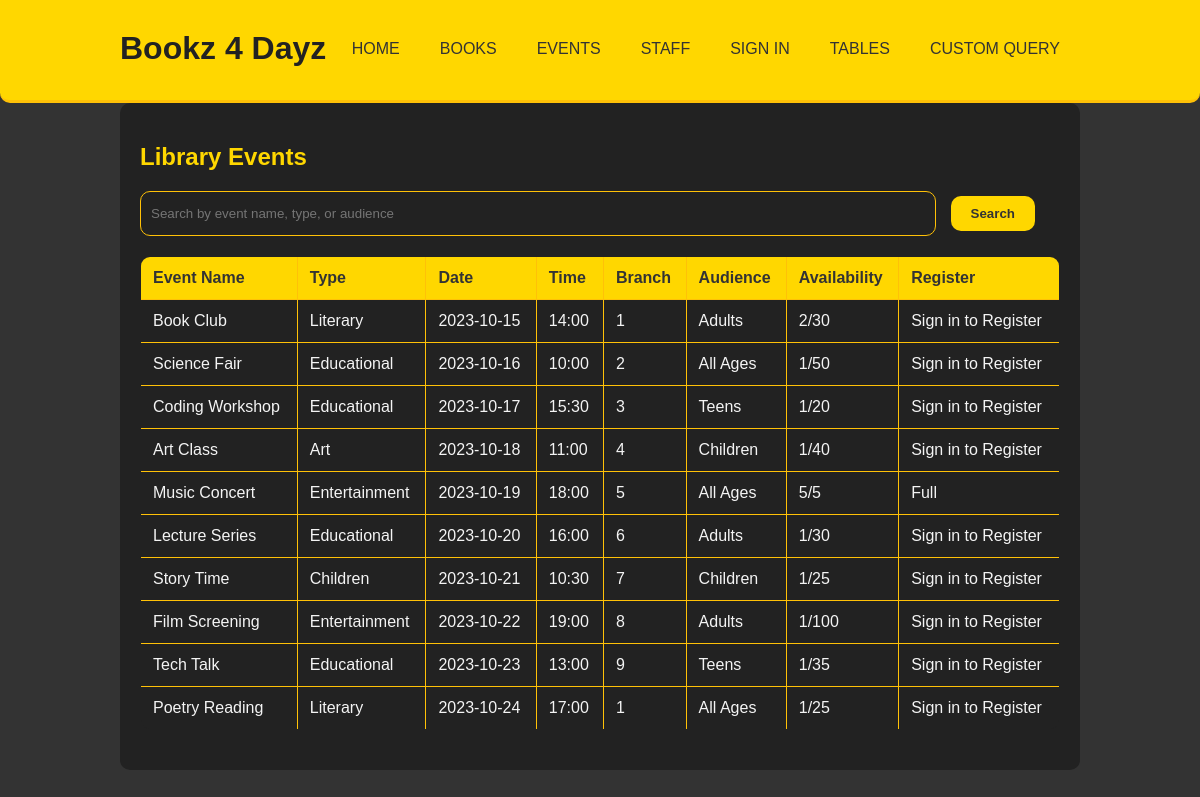
Before: /events with the older database file.
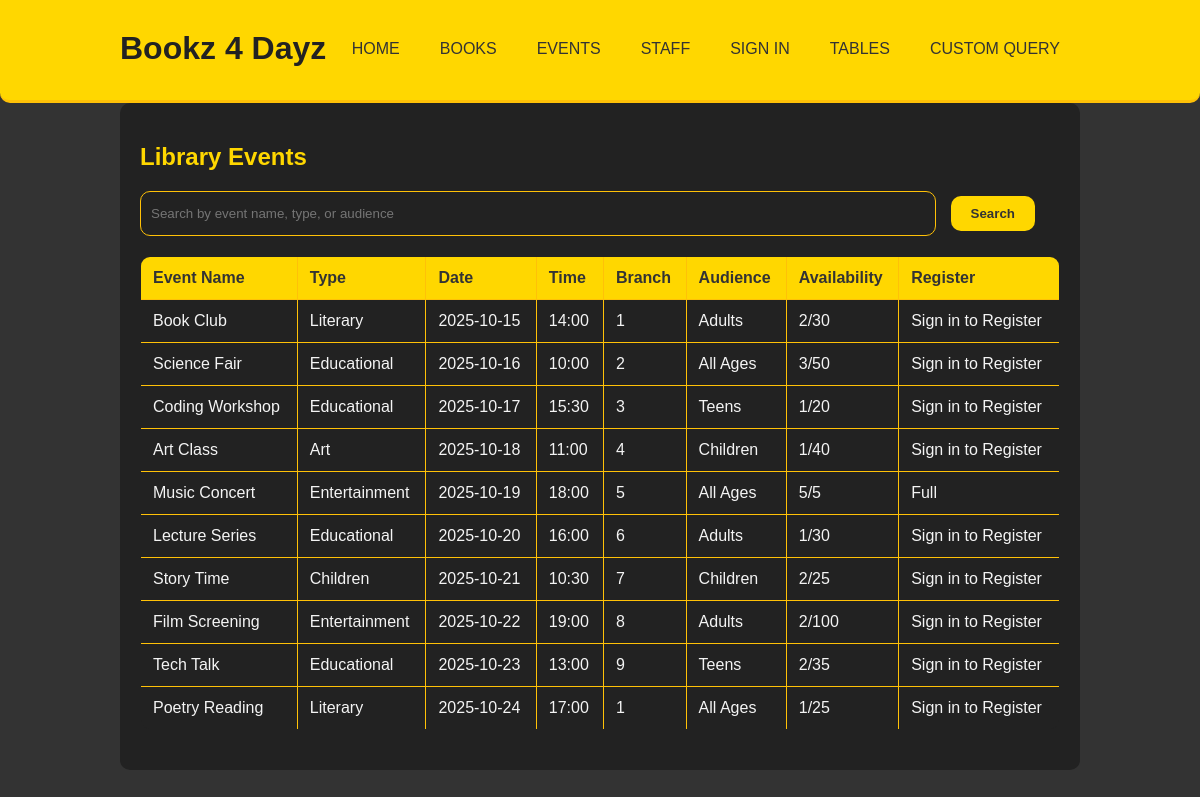
After: the same page with the newer database file.
### tables this page shows
CREATE TABLE Event (
    event_id INTEGER PRIMARY KEY,
    room_id INTEGER,
    branch_id INTEGER,
    event_name TEXT,
    event_type TEXT,
    date DATE,
    time TIME,
    recommended_audience TEXT,
    FOREIGN KEY (room_id) REFERENCES Room(room_id),
    FOREIGN KEY (branch_id) REFERENCES Branch(branch_id)
);

CREATE TABLE Room (
    room_id INTEGER PRIMARY KEY,
    branch_id INTEGER,
    location TEXT,
    capacity INTEGER CHECK (capacity > 0),
    FOREIGN KEY (branch_id) REFERENCES Branch(branch_id)
);

### app/routes.py (the view, shortened to what this page needs)
@app.route('/events', methods=['GET', 'POST'])
def events():
    search_query = request.args.get('search', '')
    conn = get_db_connection()
    if search_query:
        events = conn.execute('''
            SELECT Event.*, Room.capacity,
                   (SELECT COUNT(*) FROM Registered WHERE Registered.event_id = Event.event_id) as registered_count
            FROM Event
            JOIN Room ON Event.room_id = Room.room_id
            WHERE event_name LIKE ? OR event_type LIKE ? OR recommended_audience LIKE ?
        ''', (f'%{search_query}%', f'%{search_query}%', f'%{search_query}%')).fetchall()
    else:
        events = conn.execute('''
            SELECT Event.*, Room.capacity,
                   (SELECT COUNT(*) FROM Registered WHERE Registered.event_id = Event.event_id) as registered_count
            FROM Event
            JOIN Room ON Event.room_id = Room.room_id
        ''').fetchall()
    customers = conn.execute('SELECT * FROM Customer').fetchall()
    registered_events = []
    if 'user_id' in session:
        registered_events = conn.execute('''
            SELECT event_id FROM Registered WHERE cust_id = ?
        ''', (session['user_id'],)).fetchall()
        registered_events = [event['event_id'] for event in registered_events]
    conn.close()
    return render_template('events.html', title='Library Events', events=events,
                          search_query=search_query, customers=customers,
                          registered_events=registered_events)

### app/routes.py (called while the page is built)
def get_db_connection():
    conn = sqlite3.connect(DATABASE)
    conn.row_factory = sqlite3.Row
    print(f"Connected to database at {DATABASE}")
    return conn

### app/templates/events.html
{% extends "base.html" %}
{% block content %}
<h2>Library Events</h2>
<form action="{{ url_for('events') }}" method="get" style="margin-bottom: 20px;">
    <div class="form-group" style="display: flex; gap: 10px;">
        <input type="text" name="search" value="{{ search_query }}" class="form-control" placeholder="Search by event name, type, or audience" style="flex: 1;">
        <button type="submit" class="btn" style="width: auto;">Search</button>
    </div>
</form>
{% if events %}
<table>
    <thead>
        <tr>
            <th>Event Name</th>
            <th>Type</th>
            <th>Date</th>
            <th>Time</th>
            <th>Branch</th>
            <th>Audience</th>
            <th>Availability</th>
            <th>Register</th>
        </tr>
    </thead>
    <tbody>
        {% for event in events %}
        <tr>
            <td>{{ event['event_name'] }}</td>
            <td>{{ event['event_type'] }}</td>
            <td>{{ event['date'] }}</td>
            <td>{{ event['time'] }}</td>
            <td>{{ event['branch_id'] }}</td>
            <td>{{ event['recommended_audience'] }}</td>
            <td>{{ event['registered_count'] }}/{{ event['capacity'] }}</td>
            <td>
                {% if event['registered_count'] < event['capacity'] %}
                    {% if session.get('user_id') %}
                        {% if event['event_id'] in registered_events %}
                        <span style="color: var(--primary-color); font-weight: bold;">You're registered!</span>
                        {% else %}
                        <form action="{{ url_for('events') }}" method="post">
                            <input type="hidden" name="event_id" value="{{ event['event_id'] }}">
                            <button type="submit" class="btn btn-small" style="display: inline-block; padding: 5px 10px; vertical-align: middle;">Register</button>
                        </form>
                        {% endif %}
                    {% else %}
                    <span>Sign in to Register</span>
                    {% endif %}
                {% else %}
                    {% if session.get('user_id') and event['event_id'] in registered_events %}
                    <span style="color: var(--primary-color); font-weight: bold;">You're registered!</span>
                    {% else %}
                    <span>Full</span>
                    {% endif %}
                {% endif %}
            </td>
        </tr>
        {% endfor %}
    </tbody>
</table>
{% else %}
<p>No events found matching your criteria.</p>
{% endif %}
{% endblock %}

### app/templates/base.html (shortened to what this page needs)
<!DOCTYPE html>
<html lang="en">
<head>
</head>
<body>
    <header>
        <div class="container">
            <div id="branding">
                <h1><span class="highlight">Bookz 4 Dayz</span></h1>
            </div>
            <nav>
                <ul>
                    <li><a href="{{ url_for('index') }}">Home</a></li>
                    <li><a href="{{ url_for('items') }}">Books</a></li>
                    <li><a href="{{ url_for('events') }}">Events</a></li>
                    <li><a href="{{ url_for('staff') }}">Staff</a></li>
                    {% if session.get('user_id') %}
                    <li style="display: flex; align-items: center; padding-right: 0;">
                        <span style="color: var(--dark-text); margin-right: 10px; font-weight: bold;">
                            {{ session.get('user_name') }}
                        </span>
                        <a href="{{ url_for('logout') }}" class="btn" style="padding: 5px 10px; font-size: 14px; margin: 0; white-space: nowrap;">Log Out</a>
                    </li>
                    {% else %}
                    <li><a href="{{ url_for('register') }}">Sign In</a></li>
                    {% endif %}
                    <li><a href="{{ url_for('all_data') }}">Tables</a></li>
                    <li><a href="{{ url_for('query') }}">Custom Query</a></li>
                </ul>
            </nav>
        </div>
    </header>
    <div class="container">
        <div id="content-area">
            {% block content %}{% endblock %}
        </div>
    </div>
</body>
</html>

### app/templates/base.html (style rules this page uses)
:root { --primary-color: #FFD700; --primary-dark: #FFC107; --dark-bg: #333333; --darker-bg: #222222; --light-text: #f4f4f4; --dark-text: #333333; }
body { font-family: Arial, sans-serif; margin: 0; padding: 0; background-color: var(--dark-bg); color: var(--light-text); }
.container { width: 80%; margin: auto; overflow: hidden; }
header { background-color: var(--primary-color); color: var(--dark-text); padding-top: 30px; min-height: 70px; border-bottom: var(--primary-dark) 3px solid; border-radius: 0 0 10px 10px; }
header a { color: var(--dark-text); text-decoration: none; text-transform: uppercase; font-size: 16px; }
header ul { padding: 0; margin: 0; list-style: none; overflow: hidden; }
header li { float: left; display: block; padding: 0 20px 0 20px; }
header #branding { float: left; }
header #branding h1 { margin: 0; }
header nav { float: right; margin-top: 10px; }
header .highlight, header .current a { color: var(--darker-bg); font-weight: bold; }
table { width: 100%; border-collapse: collapse; margin: 20px 0; border-radius: 10px; overflow: hidden; }
table, th, td { border: 1px solid var(--primary-dark); }
th, td { padding: 12px; text-align: left; }
th { background-color: var(--primary-color); color: var(--dark-text); }
tr:nth-child(even) { background-color: var(--darker-bg); }
.btn { display: inline-block; padding: 10px 20px; background: var(--primary-color); color: var(--dark-text); text-decoration: none; border: none; border-radius: 10px; cursor: pointer; margin: 5px; font-weight: bold; }
.form-group { margin: 20px 20px 15px 0; }
.form-control { width: 100%; padding: 10px; border: 1px solid var(--primary-dark); border-radius: 10px; background-color: var(--darker-bg); color: var(--light-text); }
h1, h2, h3 { color: var(--primary-color); }
a { color: var(--primary-color); }
#content-area { background-color: var(--darker-bg); padding: 20px; border-radius: 10px; margin-bottom: 20px; }

Changed rows visible on the page:
changed Event "Book Club": date "2023-10-15" → "2025-10-15"
changed Event "Science Fair": date "2023-10-16" → "2025-10-16"; registered_count "1" → "3"
changed Event "Coding Workshop": date "2023-10-17" → "2025-10-17"
changed Event "Art Class": date "2023-10-18" → "2025-10-18"
changed Event "Music Concert": date "2023-10-19" → "2025-10-19"
changed Event "Lecture Series": date "2023-10-20" → "2025-10-20"
changed Event "Story Time": date "2023-10-21" → "2025-10-21"; registered_count "1" → "2"
changed Event "Film Screening": date "2023-10-22" → "2025-10-22"; registered_count "1" → "2"
changed Event "Tech Talk": date "2023-10-23" → "2025-10-23"; registered_count "1" → "2"
changed Event "Poetry Reading": date "2023-10-24" → "2025-10-24"
